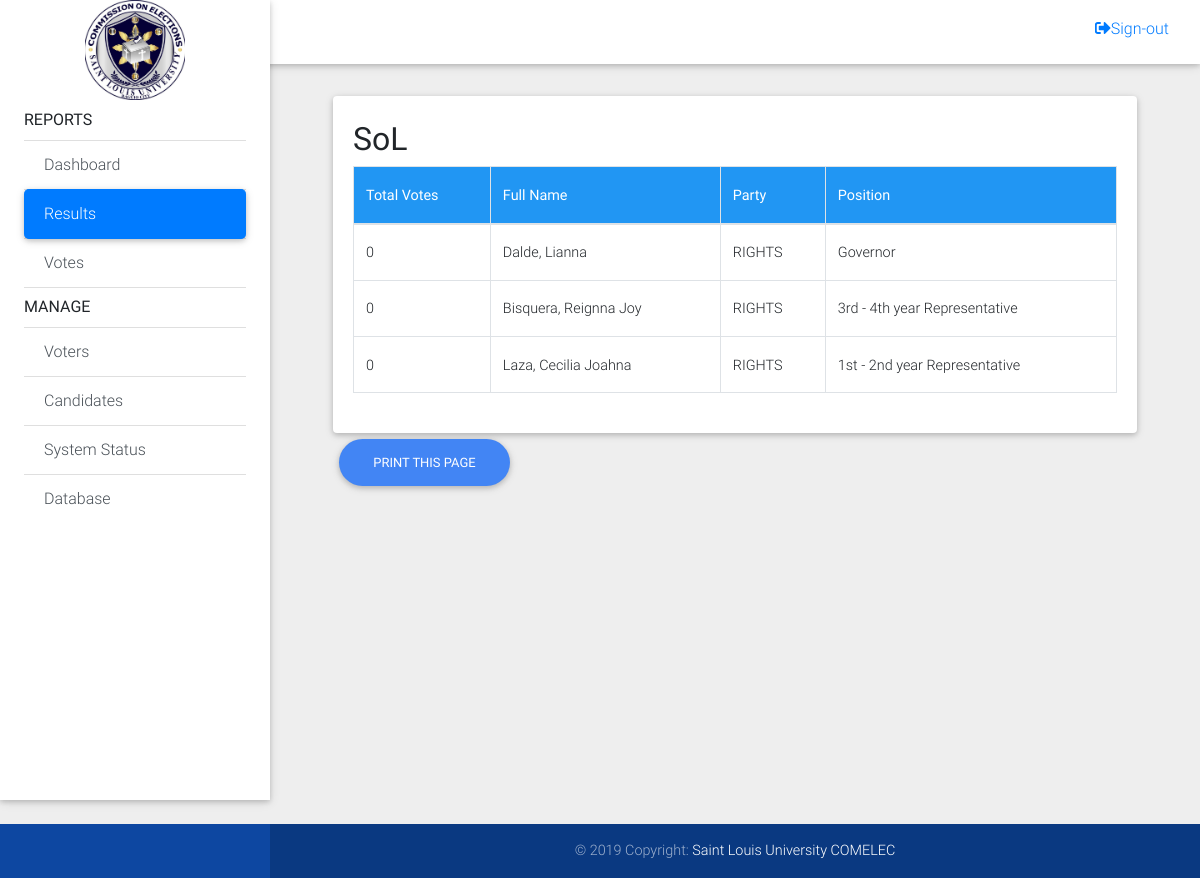
The page /comeleccommissioners/sol.php (signed in) on the database its author committed.
### tables this page shows
CREATE TABLE IF NOT EXISTS `candidates` (
  `id` int(11) NOT NULL AUTO_INCREMENT,
  `position_id` int(11) NOT NULL,
  `firstname` varchar(30) NOT NULL,
  `lastname` varchar(30) NOT NULL,
  `photo` varchar(150) DEFAULT NULL,
  `party` varchar(200) NOT NULL,
  `nickname` varchar(200) NOT NULL,
  `school` varchar(200) NOT NULL,
  PRIMARY KEY (`id`)
);

CREATE TABLE IF NOT EXISTS `positions` (
  `id` int(11) NOT NULL AUTO_INCREMENT,
  `title` varchar(200) NOT NULL,
  `description` varchar(50) NOT NULL,
  `priority` int(11) NOT NULL,
  `department` varchar(200) NOT NULL,
  PRIMARY KEY (`id`)
);

### comeleccommissioners/sol.php (the view, shortened to what this page needs)
<?php include 'includes/session.php'; ?>
<?php include 'includes/header.php'; ?>
<body class="grey lighten-3">
  <?php
  include 'includes/navbar.php'; ?>
  <main class="pt-5 mx-lg-5">
    <div class="container-fluid mt-5">
            <div class="row">
        <div class="col-md-12">
          <div class="card">
            <div class="card-body">
<h2 clas="text-center">SoL</h2>
<table class="table table-bordered table-hover" cellspacing="0" width="100%">
          <thead class="blue white-text">
            <tr>
              <th>Total Votes</th>
              <th>Full Name</th>
              <th>Party</th>
              <th>Position</th>
            </tr>
          </thead>
          <tbody>
            <?php
            $result3 = mysqli_query($conn, "SELECT * FROM positions join candidates on candidates.position_id = positions.id where department = 'SoL'");
            while ($row = mysqli_fetch_array($result3)) {
                $result4 = mysqli_query($conn, "SELECT count(votes.voters_id) from candidates join votes on candidates.id = votes.candidate_id where candidates.id = '".$row['id']."'");
                while ($row1 = mysqli_fetch_array($result4)) { ?>
            <tr>
              <td><?php echo $row1[0]; ?></td>
              <td><?php echo $row['lastname'];?><?php echo ", ";echo $row['firstname'];?></td>
              <td><?php echo $row['party'];?></td>
              <td><?php echo $row['title'];?></td>
            </tr>
            <?php   } } ?>
          </tbody>
        </table>
            </div>
          </div>
        </div>
      </div>
<button class="noprint btn btn-primary btn-rounded" onclick="myFunction()">Print this page</button>
    </div>
  </main>
<?php include 'includes/footer.php'; ?>
</body>
</html>

### comeleccommissioners/includes/header.php (style rules this page uses)
* { margin: 0; padding: 0; }
html, body { height: 100%; width: 100%; }
main { min-height: 100%; }

### rows shown on the page
candidates: row1 "0", lastname "Dalde", firstname "Lianna", party "RIGHTS", position.title "Governor"
candidates: row1 "0", lastname "Bisquera", firstname "Reignna Joy", party "RIGHTS", position.title "3rd - 4th year Representative"
candidates: row1 "0", lastname "Laza", firstname "Cecilia Joahna", party "RIGHTS", position.title "1st - 2nd year Representative"
